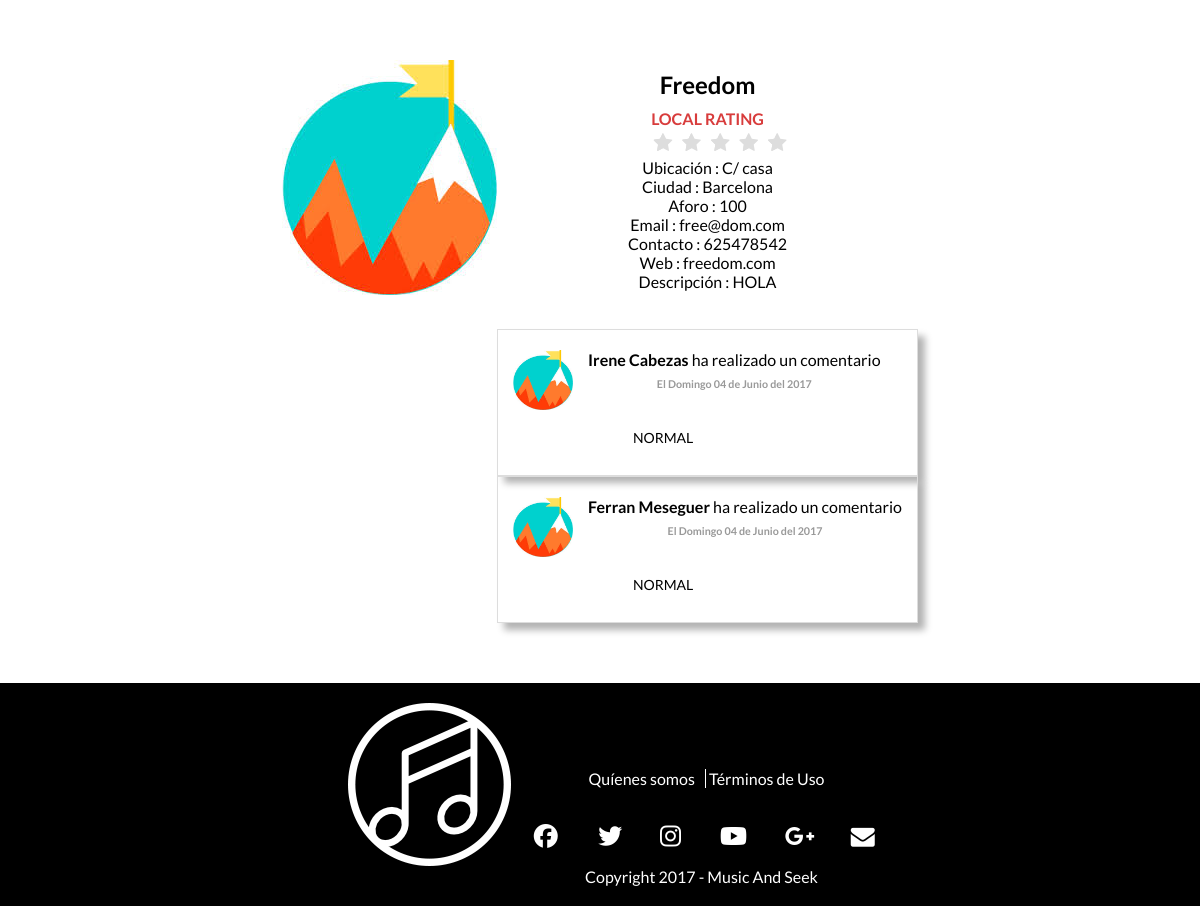
/InfoLocal.php?nombre=Freedom, run on the app's committed database.
### tables this page shows
create table USUARIO( 
ID_USUARIO int(10) not null auto_increment,
TIPO_USUARIO char(10) not null,
NOMBRE char(20) not null,
APELLIDOS char(20),
UBICACION char(50),
EMAIL char(50) not null,
NUMERO_CONTACTO int(11),
 
IMAGEN char(50),
NOMBRE_LOCAL char(20),
NOMBRE_ARTISTICO char(20),
NUMERO_COMPONENTES int(5),
PASSWORD char(255) not null,
AFORO int(5),
WEB char(20),
ID_GENERO int(10),
ID_CIUDAD int(10),
PREGUNTA_SEGURIDAD char (255),
RESPUESTA_SEGURIDAD char (255),
DESCRIPCION char(255),
FECHA_ALTA DATETIME,
FECHA_BAJA DATETIME DEFAULT NULL,
primary key (ID_USUARIO, EMAIL)
);

create table CIUDAD(
ID_CIUDAD int(10) not null auto_increment,
NOMBRE char(20) not null,
PAIS char(10) not null,
primary key(ID_CIUDAD)
);

create table VOTAR_COMENTAR(
ID_VOTO int(10) not null auto_increment primary key,
ID_FAN int(10) not null,
ID_VOTADO int(10) not null,
PUNTOS int(2) not null,
VOTO_CONCIERTO boolean not null,
COMENTARIO char(140),
FECHA datetime not null,
TIPO_VOTACION char(10) not null
);

### bbdd.php (called while the page is built, shortened)
<?php
function conectar() {
    $conexion = mysqli_connect('localhost', 'root', '', 'musicandseek')
            or die("Error conectando");
    return $conexion;
}
function getNombreFecha($fecha) {
    $dias = array("Domingo", "Lunes", "Martes", "Miercoles", "Jueves", "Viernes", "Sábado");
    $meses = array("Enero", "Febrero", "Marzo", "Abril", "Mayo", "Junio", "Julio", "Agosto", "Septiembre", "Octubre", "Noviembre", "Diciembre");
    $arrayFecha = explode("-", $fecha);
    $fecha = $dias[$arrayFecha[0]] . " " . $arrayFecha[1] . " de " . $meses[$arrayFecha[2] - 1] . " del " . $arrayFecha[3];
    return $fecha;
}
function getNombreCiudad($id_ciudad) {
    $conexion = conectar();
    $sql = "SELECT NOMBRE FROM CIUDAD WHERE ID_CIUDAD= $id_ciudad";
    $result = $conexion->query($sql);
    if ($result->num_rows > 0) {
        $row = $result->fetch_assoc();
        return $row['NOMBRE'];
    } else {
        return null;
    }
}
function getInfoLocalName($name) {
    $conexion = conectar();
    $sql = "SELECT * FROM USUARIO WHERE NOMBRE_LOCAL = '$name'";
    $result = $conexion->query($sql);
    if ($result->num_rows > 0) {
        $row = $result->fetch_assoc();
        return $row;
    } else {
        return null;
    }
}
function comentariosGrupo($id) {
    $conexion = conectar();
    $sql = "SELECT * FROM VOTAR_COMENTAR inner join USUARIO on VOTAR_COMENTAR.ID_FAN = USUARIO.ID_USUARIO WHERE ID_VOTADO = '$id' AND VOTO_CONCIERTO = 0;";
    $resultado = $conexion->query($sql);
    if ($resultado->num_rows > 0) {
        return $resultado;
    } else {
        echo mysqli_error($conexion);
        return false;
    }
}

### InfoLocal.php (the view, shortened to what this page needs)
<!DOCTYPE html>
<html>
    <head>
        <?php
        require_once'bbdd.php';
        ?>
        <link href="Estilos/Estilos.css" rel="stylesheet" type="text/css"/>
        <link href="Estilos/RegistrationForm.css" rel="stylesheet" type="text/css"/>
        <link href="Estilos/StarRating.css" rel="stylesheet" type="text/css"/>
        <link href="Estilos/Comments.css" rel="stylesheet" type="text/css"/>
    </head>
    <body>
        <?php
        require_once'bbdd.php';
        echo'<div class="center content">';
        echo'<div class="inline center" style="vertical-align:top">';
        echo'<img src="Imagenes/image.jpeg" alt=""/>';
        echo'</div>';
        echo '<div class="inline">';
        $resultado = getInfoLocalName($_GET['nombre']);
        $puntuacion = votosLocal($resultado['ID_USUARIO']);
        $comentarios = comentariosGrupo($resultado['ID_USUARIO']);
        echo '<h1>' . $resultado['NOMBRE_LOCAL'] . '</h1>';
        echo'<b style="color:#d83c3c">LOCAL RATING</b><i id="puntuacion" hidden>' . $puntuacion . '</i><br>';
        echo '<fieldset class="rating_fixed center" style="float:none;width:70%">
                        <input type="radio" id="star5" name="rating" value="5" /><label class = "full" for="star5" title="Fantástico - 5 stars"></label>
                        <input type="radio" id="star4half" name="rating" value="4 and a half" /><label class="half" for="star4half" title="Bastante bien - 4.5 stars"></label>
                        <input type="radio" id="star4" name="rating" value="4" /><label class = "full" for="star4" title="Bastante bien - 4 stars"></label>
                        <input type="radio" id="star3half" name="rating" value="3 and a half" /><label class="half" for="star3half" title="Meh - 3.5 stars"></label>
                        <input type="radio" id="star3" name="rating" value="3" /><label class = "full" for="star3" title="Meh - 3 stars"></label>
                        <input type="radio" id="star2half" name="rating" value="2 and a half" /><label class="half" for="star2half" title="No muy bueno - 2.5 stars"></label>
                        <input type="radio" id="star2" name="rating" value="2" /><label class = "full" for="star2" title=" - 2 stars"></label>
                        <input type="radio" id="star1half" name="rating" value="1 and a half" /><label class="half" for="star1half" title="Meh - 1.5 stars"></label>
                        <input type="radio" id="star1" name="rating" value="1" /><label class = "full" for="star1" title="Sucks big time - 1 star"></label>
                        <input type="radio" id="starhalf" name="rating" value="half" /><label class="half" for="starhalf" title="Sucks big time - 0.5 stars"></label>
                        </fieldset> ';
        echo '<div class="center">Ubicación : ' . $resultado['UBICACION'] . '</div>';
        echo '<div class="center">Ciudad : ' . getNombreCiudad($resultado['ID_CIUDAD']) . '</div>';
        echo '<div class="center">Aforo : ' . $resultado['AFORO'] . '</div>';
        echo '<div class="center">Email : ' . $resultado['EMAIL'] . '</div>';
        echo '<div class="center">Contacto : ' . $resultado['NUMERO_CONTACTO'] . '</div>';
        if ($resultado['WEB'] != null) {
            echo'<div class="center">Web : ' . $resultado['WEB'] . '</div>';
        }
        if ($resultado['DESCRIPCION'] != null) {
            echo '<div class="center">Descripción : ' . $resultado['DESCRIPCION'] . '</div>';
        }
        if ($comentarios != false) {
            echo '</br></br><div class="container">';
            while ($lista = $comentarios->fetch_assoc()) {
                echo'<div class="row">
                    <div class="col-sm-8">
                    <div class="panel panel-white post panel-shadow">
                    <div class="post-heading">
                    <div class="pull-left image">
                        <img src="Imagenes/image.jpeg" class="img-circle avatar" alt="user profile image">
                    </div>
                    <div class="pull-left meta">
                    <div class="title h5">
                    <b>' . $lista['NOMBRE'] . ' ' . $lista['APELLIDOS'] . '</b>
                            ha realizado un comentario
                        </div>
                        <h6 class="text-muted time">El ' . getNombreFecha(date("w-d-m-Y", strtotime($lista['FECHA']))) . '</h6>
                    </div>
                </div>
                <div class="post-description">
                   <p> ' . $lista['COMENTARIO'] . '</p>
                    </div>
                </div>
            </div>
        </div>
        </div>';
            }
            echo'</div>';
        }
        ?>
        <div id="footer"></div>
    </body>
</html>

### Estilos/Estilos.css (style rules this page uses)
.inline { display: inline-block; }
.center { text-align: center; }
body { margin:0px; font-family: Lato; }
img { height: auto; text-align: center; }
.content { margin-top: 60px; margin-bottom: 60px; }

### Estilos/StarRating.css (style rules this page uses)
.rating_fixed { border: none; float: right; pointer-events:none; }
.rating_fixed > label:before { margin: 5px; font-size: 1.25em; font-family: FontAwesome; display: inline-block; content: "\f005"; }
.rating_fixed > label { color: #ddd; float: right; }
fieldset, label { margin: 0; padding: 0; }
body { margin: 20px; }
h1 { font-size: 1.5em; margin: 10px; }

### Estilos/Comments.css (style rules this page uses)
.panel-shadow { box-shadow: rgba(0, 0, 0, 0.3) 7px 7px 7px; }
.panel-white { border: 1px solid #dddddd; }
.post .post-heading { height: 30px; padding: 20px 15px; }
.post .post-heading .avatar { width: 60px; height: 60px; display: block; margin-right: 15px; }
.post .post-heading .meta .title { margin-bottom: 0; }
.post .post-heading .meta .time { margin-top: 8px; color: #999; }
.post .post-description { padding: 15px; max-width: 300px; }
.post .post-description p { font-size: 14px; }

### data on the page
usuario: NOMBRE_LOCAL "Freedom", UBICACION "C/ casa", ID_CIUDAD.NOMBRE "Barcelona", AFORO "100", EMAIL "free@dom.com", NUMERO_CONTACTO "625478542", WEB "freedom.com", DESCRIPCION "HOLA"
votar_comentar: usuario.NOMBRE "Irene", usuario.APELLIDOS "Cabezas", FECHA "Domingo 04 de Junio del 2017", COMENTARIO "NORMAL"
votar_comentar: usuario.NOMBRE "Ferran", usuario.APELLIDOS "Meseguer", FECHA "Domingo 04 de Junio del 2017", COMENTARIO "NORMAL"
